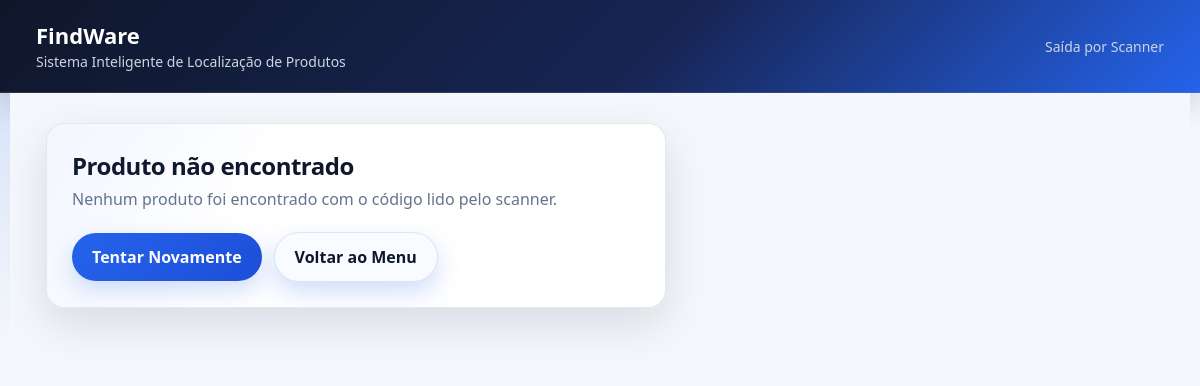
/scanner_saida.php?codigo=789000000001, run on an earlier commit of the app's database.
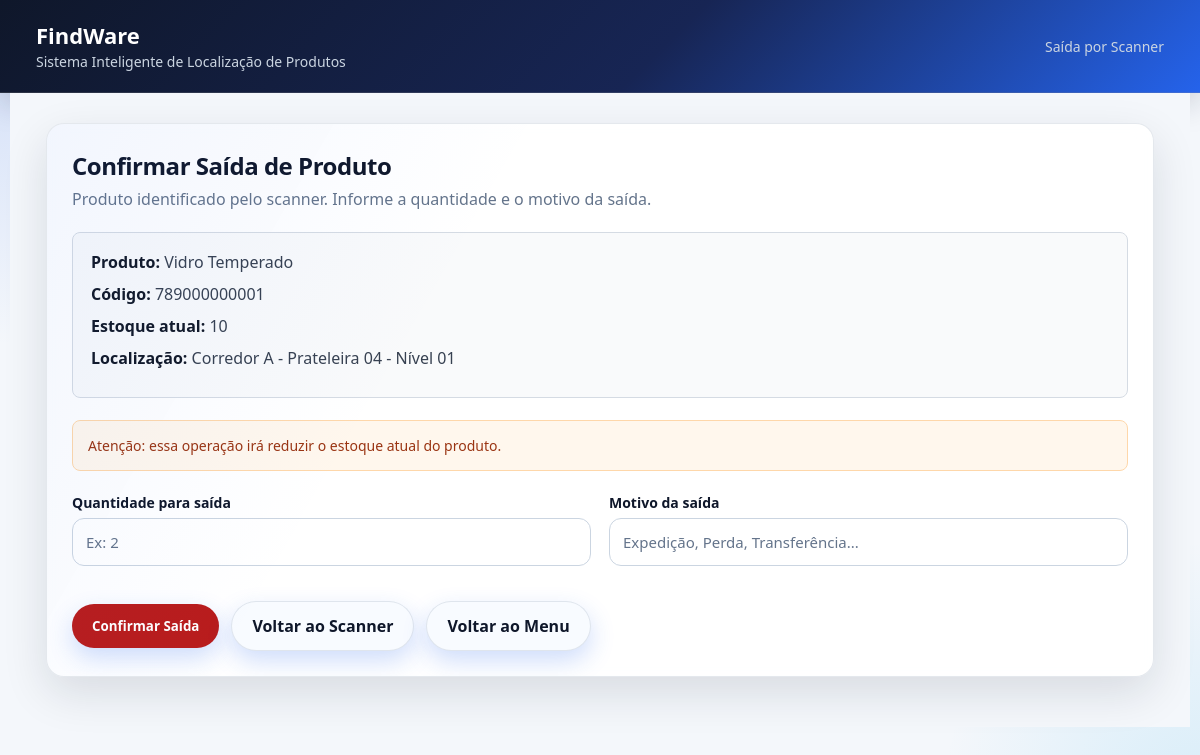
And on a later commit of the database.
### tables this page shows
CREATE TABLE produtos (
    id INT AUTO_INCREMENT PRIMARY KEY,
    nome VARCHAR(150) NOT NULL,
    codigo VARCHAR(50) NOT NULL UNIQUE,
    codigo_barras VARCHAR(100) UNIQUE,
    corredor VARCHAR(10) NOT NULL,
    prateleira VARCHAR(10) NOT NULL,
    nivel VARCHAR(10) NOT NULL,
    estoque INT NOT NULL DEFAULT 0,
    criado_em TIMESTAMP DEFAULT CURRENT_TIMESTAMP
);

### conectar.php (called while the page is built, shortened)
<?php
function esc($conn, $valor) {
    return mysqli_real_escape_string($conn, trim($valor));
}
function h($valor) {
    return htmlspecialchars($valor, ENT_QUOTES, 'UTF-8');
}
?>

### scanner_saida.php (the view, shortened to what this page needs)
<?php
include "conectar.php";
$codigo = esc($conn, $_GET['codigo'] ?? "");
$sql = "SELECT * FROM produtos WHERE codigo_barras='$codigo' OR codigo='$codigo'";
$resultado = mysqli_query($conn, $sql);
$produto = mysqli_fetch_assoc($resultado);
?>
<!DOCTYPE html>
<html lang="pt-BR">
<head>
<link rel="stylesheet" href="assets/style.css">
</head>
<body>
<div class="topo">
    <div>
        <h1>FindWare</h1>
        <span>Sistema Inteligente de Localização de Produtos</span>
    </div>
    <span>Saída por Scanner</span>
</div>
<div class="container">
<?php if($produto){ ?>
    <div class="card">
        <div class="titulo">
            <h2>Confirmar Saída de Produto</h2>
            <p>Produto identificado pelo scanner. Informe a quantidade e o motivo da saída.</p>
        </div>
        <div class="info-produto">
            <p><strong>Produto:</strong> <?php echo h($produto['nome']); ?></p>
            <p><strong>Código:</strong> <?php echo h($codigo); ?></p>
            <p><strong>Estoque atual:</strong> <?php echo h($produto['estoque']); ?></p>
            <p>
                <strong>Localização:</strong>
                Corredor <?php echo h($produto['corredor']); ?> -
                Prateleira <?php echo h($produto['prateleira']); ?> -
                Nível <?php echo h($produto['nivel']); ?>
            </p>
        </div>
        <div class="aviso-saida">
            Atenção: essa operação irá reduzir o estoque atual do produto.
        </div>
        <form action="salvar_saida.php" method="POST">
            <div class="form-grid">
                <div class="form-group">
                    <label>Quantidade para saída</label>
                    <input
                        type="number"
                        name="quantidade"
                        placeholder="Ex: 2"
                        min="1"
                        required>
                </div>
                <div class="form-group">
                    <label>Motivo da saída</label>
                    <input
                        type="text"
                        name="motivo"
                        placeholder="Expedição, Perda, Transferência..."
                        required>
                </div>
            </div>
            <div class="acoes">
                <button type="submit" class="btn-saida">Confirmar Saída</button>
                <a href="scanner.php" class="btn btn-secundario">Voltar ao Scanner</a>
                <a href="menu.php" class="btn btn-secundario">Voltar ao Menu</a>
            </div>
        </form>
    </div>
<?php } else { ?>
    <div class="card erro-box">
        <div class="titulo">
            <h2>Produto não encontrado</h2>
            <p>Nenhum produto foi encontrado com o código lido pelo scanner.</p>
        </div>
        <div class="acoes">
            <a href="scanner.php" class="btn">Tentar Novamente</a>
            <a href="menu.php" class="btn btn-secundario">Voltar ao Menu</a>
        </div>
    </div>
<?php } ?>
</div>
</body>
</html>

What changed in the data, as far as the page shows it:
now on this page (row edited): produtos: nome "Vidro Temperado", estoque "10", corredor "A", prateleira "04", nivel "01"
Also different on the page:
$codigo: (not shown) → "789000000001"
text no longer shown: "Produto não encontrado Nenhum produto foi encontrado com o código lido pelo scanner. Tentar Novamente"
text now shown: "Confirmar Saída de Produto Produto identificado pelo scanner. Informe a quantidade e o motivo da saída. Produto: Código: Estoque atual: Localização: Corredor - Prateleira - Nível Atenção: essa operação irá reduzir o estoque atual do produto. Quantidade para saída Motivo da saída Confirmar Saída Voltar ao Scanner"
